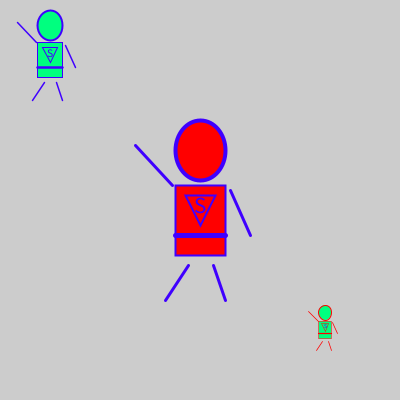
Frame 1 (no input)
Frame 60 (the mouse pressed at the canvas centre just before this capture): identical to frame 1, image omitted
Frame 120 (the mouse held since frame 60 and released just before this capture): identical to frame 1, image omitted

The Processing sketch that drew this single still picture (run headless with seeded random() and noise(); from frame 60 on, the mouse is pressed at the canvas centre):

// Processing sketch: task2
// ── task2.pde
void setup() {
  // Add your code for this task below
  // ctrl R to run
  size(400, 400);
  //c1 for outlines,
  //c2 for fills.
  //using HSB colors
  drawSuperHero(100, 100, 0.5, 255, 150);
  drawSuperHero(200, 200, 1, 255, 360);
  drawSuperHero(400, 400, 0.25, 360, 150);
}
void draw(){
  println("mouseX: " +mouseX + " mouseY: " +mouseY);
  
}

void drawSuperHero(int x, int y, float scale, color c1, color c2) {

  colorMode(HSB, 360, 100, 100);
  
  
  pushMatrix();
  translate(x-100,y-100);
  scale(scale);
  
  // head
  strokeWeight(4);
  stroke(c1, 100, 100);
  fill(c2, 100, 100);
  
  ellipse(100, 50, 50, 60);

  // body
  strokeWeight(2);
  fill(c2, 100, 100);
  rect(75, 85, 50, 70);
  fill(c2, 100, 100);
  triangle(85, 95, 115, 95, 100, 125);

  // s logo
  textSize(23);
  fill(255, 255, 255);
  text("S", 94, 113);

  // arms
  strokeWeight(3);
  stroke(c1, 100, 100);
  line(72, 85, 35, 45);
  line(130, 90, 150, 135);
  line(88, 165, 65, 200);
  line(113, 165, 125, 200);

  // belt
  stroke(c1,100, 100);
  strokeWeight(5);
  strokeCap(ROUND);
  line(75, 135, 125, 135);

  popMatrix();
}
